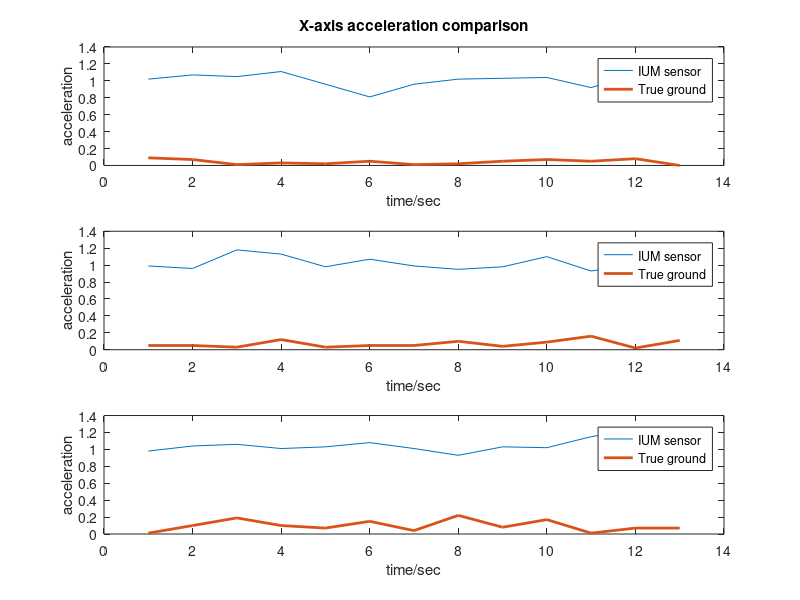

MATLAB code to generate this figure:
%% Z-axis angular velocity comparison

clc;
clear all;
% data from IUM sensor
A1 = [250.13	241.37 186.63 118.41 77.35	107.45	185.13	212.32	140.95	192.66	227.52	177.49	120.71	23.85	21.41	179.66];
A2 = [189.79	189.78	188.89	180.71	191.57	201.4	180.58	112.18	113.86	23.47	250.13	250.13	153.18	145.11	109.52	69.8];
A3 = [115.45	119.8	76.03	90.93	144.38	105.47	64.46	42.44	69.28	90.44	112.53	177.69	171.02	160.25	158.85	175.13];

% True ground;
B1 = [204.95	243	231	196.04	249	243	190.1	123	83.17	115.84	144	204	160.4	168	216.83	219];
B2 = [105	192	178.22	156	195	193.07	189	181.19	189	195	163.37	111	144	226.47	255	258];
B3 = [57	96	124.75	120	118.81	86.11	63	103.96	144	108	41.53	51	75	86.14	117	177];


x = 1:1:16;
for i=1:length(x)

    y1(i) = A1(i);
    y2(i) = B1(i);
    y3(i) = A2(i);
    y4(i) = B2(i);
    y5(i) = A3(i);
    y6(i) = B3(i);
end

subplot(3,1,1)
plot(x,y1,x,y2,'LineWidth',2);
title('Z-axis angular velocity comparison');
xlabel('time/sec')
ylabel('angular velocity')
legend('IUM sensor','True ground');

subplot(3,1,2)
plot(x,y3,x,y4,'LineWidth',2);
xlabel('time/sec')
ylabel('angular velocity')
legend('IUM sensor','True ground');

subplot(3,1,3)
plot(x,y5,x,y6,'LineWidth',2);
xlabel('time/sec')
ylabel('angular velocity')
legend('IUM sensor','True ground');

%% Y-axis angular velocity comparison

clc;
clear all;
% data from IUM sensor
A1 = [150.77	203.78	190.27	138	170.9	105.5	208.35	204.3	180.05	209.57	181.56	209.34	183.2	158.37	134.52	128.66	44.82	40.9];
A2 = [247.43	250.13	250.13	120.6	186.7	61.09	128.86	171.37	250.13	240.5	133.27	250.13	216.89	194.81	215.8	195.68	148.38	96.68];
A3 = [214.09	250.14	250.14	250.14	250.14	202.6	206.93	164.41	203.72	104.4	206.78	183.08	91.17	148.39	151.12	173.12	115.24	82.28];

% True ground;
B1 = [57	63	77.23	171	156	190.1	174	144	142.57	156	228	216.83	193.07	213.86	198	207	190.1	177];
B2 = [130.69	198	246.53	282.18	255	213.86	165	72	50.5	168	261	243.56	183	252	261.39	210	201.98	216.83];
B3 = [145.54	252	330	294.06	291	240	204.95	213	154.46	196.04	210	207.92	198	126	83.17	156	165	151.49];


x = 1:1:18;
for i=1:length(x)

    y1(i) = A1(i);
    y2(i) = B1(i);
    y3(i) = A2(i);
    y4(i) = B2(i);
    y5(i) = A3(i);
    y6(i) = B3(i);
end

subplot(3,1,1)
plot(x,y1,x,y2,'LineWidth',2);
title('Y-axis angular velocity comparison');
xlabel('time/sec')
ylabel('angular velocity')
legend('IUM sensor','True ground');

subplot(3,1,2)
plot(x,y3,x,y4,'LineWidth',2);
xlabel('time/sec')
ylabel('angular velocity')
legend('IUM sensor','True ground');

subplot(3,1,3)
plot(x,y5,x,y6,'LineWidth',2);
xlabel('time/sec')
ylabel('angular velocity')
legend('IUM sensor','True ground');

%% X-axis angular velocity comparison

clc;
clear all;
% data from IUM sensor
A1 = [108.36	125.66	159.33	180.47	154.57	210.5	154.3	180.5	211.59	163.61	164	98.29	129.13	123.97	213.27	206.63];
A2 = [83.56	210.82	224.56	239.9	238.44	250.14	250.14	198.46	211.57	250.14	245.6	205.89	85.16	25.14	187.66	123.89];
A3 = [121.27	250.13	185.68	211.11	250.13	250.13	250.13	250.13	207.71	114.04	224.14	250.13	250.13	174.21	107.49	124.17];

% True ground;
B1 = [102	157.43	103.96	129	163.37	168	144	196.04	174	156	201.98	168	165	136.63	109.9	77.23];
B2 = [42	176.47	222	228	258	291	276.24	180	240	258.15	237.62	204	124.75	222	180	142.57];
B3 = [118.81	255	201	196.04	264	288.12	305.94	312	192	193.07	120	282.18	237	173.53	114	102];


x = 1:1:16;
for i=1:length(x)

    y1(i) = A1(i);
    y2(i) = B1(i);
    y3(i) = A2(i);
    y4(i) = B2(i);
    y5(i) = A3(i);
    y6(i) = B3(i);
end

subplot(3,1,1)
plot(x,y1,x,y2,'LineWidth',2);
title('X-axis angular velocity comparison');
xlabel('time/sec')
ylabel('angular velocity')
legend('IUM sensor','True ground');

subplot(3,1,2)
plot(x,y3,x,y4,'LineWidth',2);
xlabel('time/sec')
ylabel('angular velocity')
legend('IUM sensor','True ground');

subplot(3,1,3)
plot(x,y5,x,y6,'LineWidth',2);
xlabel('time/sec')
ylabel('angular velocity')
legend('IUM sensor','True ground');

%% Z-axis acceleration comparison

clc;
clear all;
% data from IUM sensor
A1 = [1.3	0.88	0.94	0.92	0.91	0.89	0.49	0.86	0.9	0.91	1.04	0.89	0.86	0.88	0.88	0.91];
A2 = [0.86	0.95	0.94	0.99	0.92	0.91	0.9	0.81	0.78	0.91	0.87	0.9	0.91	0.88	0.9	0.91];
A3 = [0.9	0.86	0.89	0.89	0.93	0.9	 0.86	0.9	0.9	0.91	0.88	0.92	0.73	0.86	0.9	0.92];

% True ground;
B1 = [0.21	0.01	0.02	0.14	0.07	0.17	0.07	0.07	0.04	0.13	0.14	0.08	0.12	0.02	0.07	0.02];
B2 = [0.01	0.01	0.01	0.08	0.02	0.11	0.01	0.13	0.02	0.02	0.11	0.04	0.01	0.01	0.03	0.01];
B3 = [0	0.21	0.02	0.01	0.01	0.05	0.03	0.01	0.1	0.11	0.02	0.03	0.07	0.01	0.14	0.08];


x = 1:1:16;
for i=1:length(x)

    y1(i) = A1(i);
    y2(i) = B1(i);
    y3(i) = A2(i);
    y4(i) = B2(i);
    y5(i) = A3(i);
    y6(i) = B3(i);
end

subplot(3,1,1)
plot(x,y1,x,y2,'LineWidth',2);
title('Z-axis acceleration comparison');
xlabel('time/sec')
ylabel('acceleration')
legend('IUM sensor','True ground');

subplot(3,1,2)
plot(x,y3,x,y4,'LineWidth',2);
xlabel('time/sec')
ylabel('acceleration')
legend('IUM sensor','True ground');

subplot(3,1,3)
plot(x,y5,x,y6,'LineWidth',2);
xlabel('time/sec')
ylabel('acceleration')
legend('IUM sensor','True ground');

%% Y-axis acceleration comparison

clc;
clear all;
% data from IUM sensor
A1 = [1.05	0.91	1.06	0.85	0.94	0.97	1.05	1.06	0.99	1	0.98	1.03	1.03	1.01	0.99	1.01	1.02];
A2 = [0.97	0.92	0.91	0.84	1.06	1.01	1.07	0.95	1.04	1.14	0.94	1.07	0.98	1.03	0.99	1.01	0.99];
A3 = [0.95	0.91	0.99	1	0.9	0.91	1.02	0.99	0.95	0.95	1	1	1	0.99	0.99	0.96	1.04];

% True ground;
B1 = [0.08	0.13	0.03	0.01	0.02	0.09	0.03	0.1	0.04	0.07	0.11	0.17	0.04	0.03	0.03	0.07	0.01];
B2 = [0.12	0.01	0.03	0.08	0.1	0.14	0.03	0	0.05	0.08	0.02	0.02	0.02	0.04	0.05	0.09	0];
B3 = [0.22	0.07	0.01	0.02	0.05	0.03	0.01	0.01	0.12	0.05	0.016	0.18	0.14	0.06	0.08	0.03	0.03];


x = 1:1:17;
for i=1:length(x)

    y1(i) = A1(i);
    y2(i) = B1(i);
    y3(i) = A2(i);
    y4(i) = B2(i);
    y5(i) = A3(i);
    y6(i) = B3(i);
end

subplot(3,1,1)
plot(x,y1,x,y2,'LineWidth',2);
title('Y-axis acceleration comparison');
xlabel('time/sec')
ylabel('acceleration')
legend('IUM sensor','True ground');

subplot(3,1,2)
plot(x,y3,x,y4,'LineWidth',2);
xlabel('time/sec')
ylabel('acceleration')
legend('IUM sensor','True ground');

subplot(3,1,3)
plot(x,y5,x,y6,'LineWidth',2);
xlabel('time/sec')
ylabel('acceleration')
legend('IUM sensor','True ground');

%% X-axis acceleration comparison

clc;
clear all;
% data from IUM sensor
A1 = [1.02	1.07	1.05	1.11	0.96	0.81	0.96	1.02	1.03	1.04	0.92	1.08	1.05];
A2 = [0.99	0.96	1.18	1.13	0.98	1.07	0.99	0.95	0.98	1.1	0.93	1.01	1.03];
A3 = [0.98	1.04	1.06	1.01	1.03	1.08	1.01	0.93	1.03	1.02	1.15	1.24	1.02];

% True ground;
B1 = [0.09	0.07	0.01	0.03	0.02	0.05	0.01	0.02	0.05	0.07	0.05	0.08	0];
B2 = [0.05	0.05	0.03	0.12	0.03	0.05	0.05	0.1	 0.04	0.09	0.16	0.02	0.11];
B3 = [0.01	0.1	0.19	0.1	0.07	0.15	0.04	0.22	0.08	0.17	0.01	0.07	0.07];


x = 1:1:13;
for i=1:length(x)

    y1(i) = A1(i);
    y2(i) = B1(i);
    y3(i) = A2(i);
    y4(i) = B2(i);
    y5(i) = A3(i);
    y6(i) = B3(i);
end

subplot(3,1,1)
plot(x,y1,x,y2,'LineWidth',2);
title('X-axis acceleration comparison');
xlabel('time/sec')
ylabel('acceleration')
legend('IUM sensor','True ground');

subplot(3,1,2)
plot(x,y3,x,y4,'LineWidth',2);
xlabel('time/sec')
ylabel('acceleration')
legend('IUM sensor','True ground');

subplot(3,1,3)
plot(x,y5,x,y6,'LineWidth',2);
xlabel('time/sec')
ylabel('acceleration')
legend('IUM sensor','True ground');
